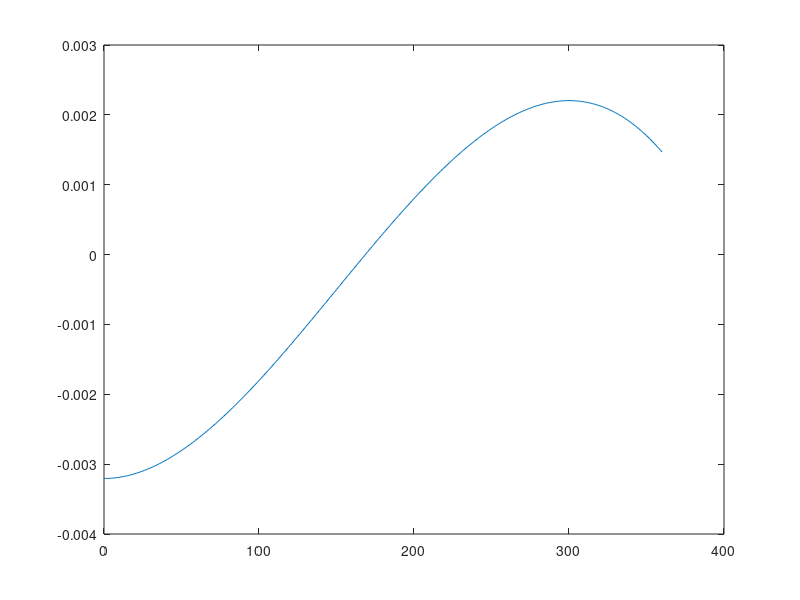

Recreate this plot in MATLAB. (Note: this script raises an error after producing the figure.)
%y = ? _4_8w_E_ _I (2x4 ? 3Lx3 + L3x)
%Develop a MATLAB script that
%(a) plots the function, dy/dx versus x (with appropriate labels) and
%uses LastNameBisect to determine the point of maximum
%deflection (i.e., the value of x where dy/dx = 0).
%Then substitute this value into the deflection equation to
%determine the value of the maximum deflection. Employ
%initial guesses of xl = 0 and xu = 0.9L. Use the following
%parameter values in your computation (making sure
%that you use consistent units): L = 400 cm, E = 52,000
%kN/cm2, I = 32,000 cm4, and w = 4 kN/cm. In addition,
%use Ead = 0.0000001 m. Also, set format long in
%your script so you display 15 significant digits for your results.
L = 400; % cm
E = 52000; % kN/cm^2
I = 32000; % cm^4
w = 4; % kN/cm
xl = 0;
xu = 0.9 * L;
Ead = 1e-5;
x=0:1:xu;
f = @(x) (-w / (48 * E * I)) * (8* x.^3 - 9*L*x.^2 + L^3);

plot(x,f(x));
[root, fx, ea, iter] = bisect(f, xl, xu, Ead);
F =  @(x) (-w / (48 * E * I)) * (2* x.^4 - 3*L*x.^3 + x* L^3);
max = (-w / (48 * E * I)) * (2* root^4 - 3*L*root^3 + root* L^3);
